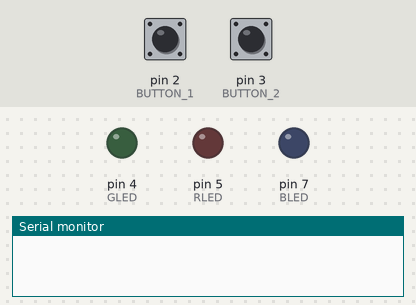
A sketch run on a simulated Arduino Uno, built with avr-gcc and run on an emulated ATmega328P. Parts: output pins drawn as LEDs (lit = HIGH), the last lines printed to the serial monitor. The inputs (shaded band) are chosen by the test bench; at power-on: pin 2 (BUTTON_1) HIGH, pin 3 (BUTTON_2) HIGH.

Above: at 1.2 s.
1.3 s: pin 2 (BUTTON_1) pulled LOW for 0.15 s
At 2.9 s:
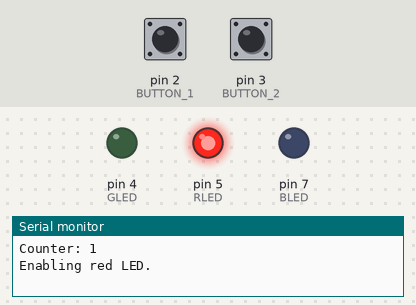
3.4 s: pin 3 (BUTTON_2) pulled LOW for 0.15 s
At 4.5 s:
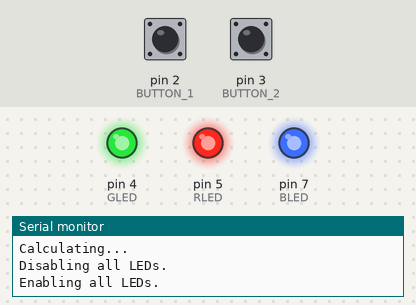
5.5 s: pin 2 (BUTTON_1) pulled LOW for 1 s
At 7.4 s:
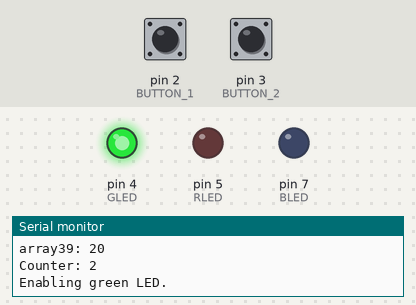
8.5 s: pin 2 (BUTTON_1) pulled LOW for 0.15 s
At 9.6 s:
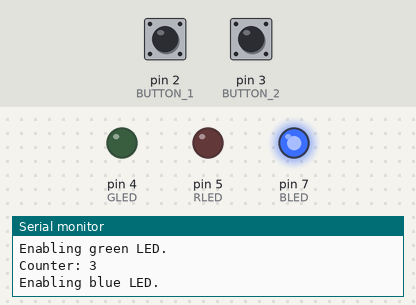
10.6 s: pin 2 (BUTTON_1) pulled LOW for 3.2 s
At 15.3 s:
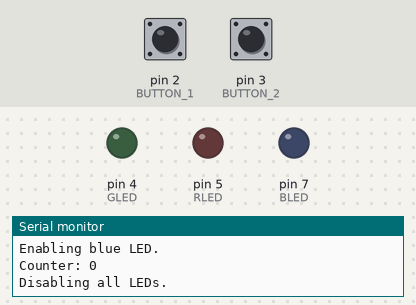
15.8 s: pin 3 (BUTTON_2) pulled LOW for 1 s
At 17.6 s:
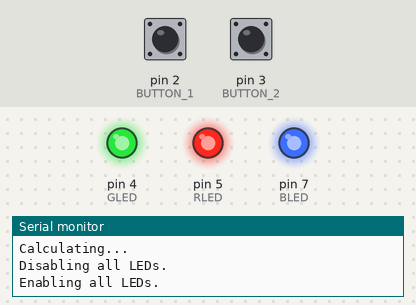
Timing chart, 0 to 19.1 s (numbered marks = the images above; inputs shaded):
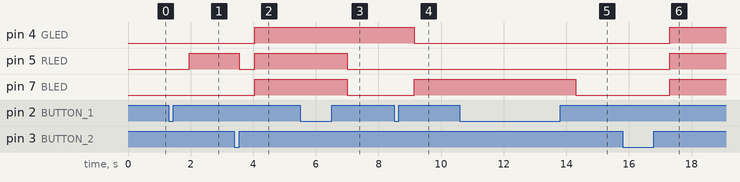

The sketch:

Lab2_Q3_HZ.ino
```cpp
//pin definition/variable setup
#define RLED 5
#define GLED 4
#define BLED 7
#define BUTTON_1 2
#define BUTTON_2 3
#define TIME 500

// arrays used for calculation
int gArray1[10] = {1, 2, 3, 4, 5, 6, 7, 8, 9, 10};
int gArray2[10] = {1, 2, 3, 4, 5, 6, 7, 8, 9, 10};
int gArray3[10];
// button push counter
int gCounter = 0;
// button press checks
volatile int button1Flag = 0;
volatile int button2Flag = 0;

void setup() {
  // put your setup code here, to run once:
  // serial startup code/interrupt setup
  Serial.begin(9600);
  pinMode(BUTTON_1, INPUT_PULLUP);
  pinMode(BUTTON_2, INPUT_PULLUP);
  pinMode(GLED, OUTPUT);
  pinMode(RLED, OUTPUT);
  pinMode(BLED, OUTPUT);

  attachInterrupt(digitalPinToInterrupt(BUTTON_1), isr_button1,CHANGE);
  attachInterrupt(digitalPinToInterrupt(BUTTON_2),isr_button2, CHANGE);
}

void loop() {
  // put your main code here, to run repeatedly:
  if (button1Flag == 1){
    delay(TIME);
    gCounter += 1;
    if (gCounter == 1) {
// LED indicators
      Serial.print("Counter: ");
      Serial.println(gCounter);
      Serial.println("Enabling red LED.");
      digitalWrite(RLED, HIGH);
      digitalWrite(GLED,LOW);
      digitalWrite(BLED, LOW);
    } else if (gCounter == 2) {
      Serial.print("Counter: ");
      Serial.println(gCounter);
      Serial.println("Enabling green LED.");
      digitalWrite(RLED, LOW);
      digitalWrite(GLED,HIGH);
      digitalWrite(BLED, LOW);
    } else if (gCounter == 3) {
      Serial.print("Counter: ");
      Serial.println(gCounter);
      Serial.println("Enabling blue LED.");
      digitalWrite(RLED, LOW);
      digitalWrite(GLED,LOW);
      digitalWrite(BLED, HIGH);
    } else {
      gCounter = 0;
      Serial.print("Counter: ");
      Serial.println(gCounter);
      Serial.println("Disabling all LEDs.");
      digitalWrite(RLED, LOW);
      digitalWrite(GLED,LOW);
      digitalWrite(BLED, LOW);
      delay(TIME);
    }
    button1Flag = 0;
  }
// calculation flag
  if (button2Flag == 1) {
    Serial.println("Calculating...");
    Serial.println("Disabling all LEDs.");
    digitalWrite(RLED, LOW);
    digitalWrite(GLED,LOW);
    digitalWrite(BLED, LOW);
    delay(TIME);
// calculation loop for all indexes of arrays
    for (int i = 0; i < 10; i++) {
      if (gCounter == 1) {
        gArray3[i] = gArray1[i] + gArray2[i];
      } else if (gCounter == 2) {
        gArray3[i] = gArray1[i] - gArray2[i];
      } else if (gCounter == 3) {
        gArray3[i] = gArray1[i] * gArray2[i];
      }
    }
    Serial.println("Enabling all LEDs.");
    digitalWrite(RLED, HIGH);
    digitalWrite(GLED,HIGH);
    digitalWrite(BLED, HIGH);
    delay(TIME);

    for (int i = 0; i < 10; i++) {
      Serial.print("array3");
      Serial.print(i);
      Serial.print(": ");
      Serial.println(gArray3[i]);
      }
  button2Flag = 0;
  }
}
// interrupt for first button reading
void isr_button1(){
  if (digitalRead(BUTTON_1)){
    button1Flag= 1;
  }
}
// interrupt for second button reading
void isr_button2(){
  if (digitalRead(BUTTON_2)){
    button2Flag= 1;
  }
}
```

Measured:
- after the input at 1.3 s, pin 5 (RLED): LOW → HIGH after 0.65 s
- after the input at 3.4 s, pin 4 (GLED), pin 7 (BLED): LOW → HIGH after 0.65 s; pin 5 (RLED): HIGH → LOW after 0.15 s, → HIGH 0.50 s later
- after the input at 5.5 s, pin 5 (RLED), pin 7 (BLED): HIGH → LOW after 1.5 s
- after the input at 8.5 s, pin 4 (GLED): HIGH → LOW after 0.65 s; pin 7 (BLED): LOW → HIGH after 0.65 s
- after the input at 10.6 s, pin 7 (BLED): HIGH → LOW after 3.7 s
- after the input at 15.8 s, pin 4 (GLED), pin 5 (RLED), pin 7 (BLED): LOW → HIGH after 1.5 s
